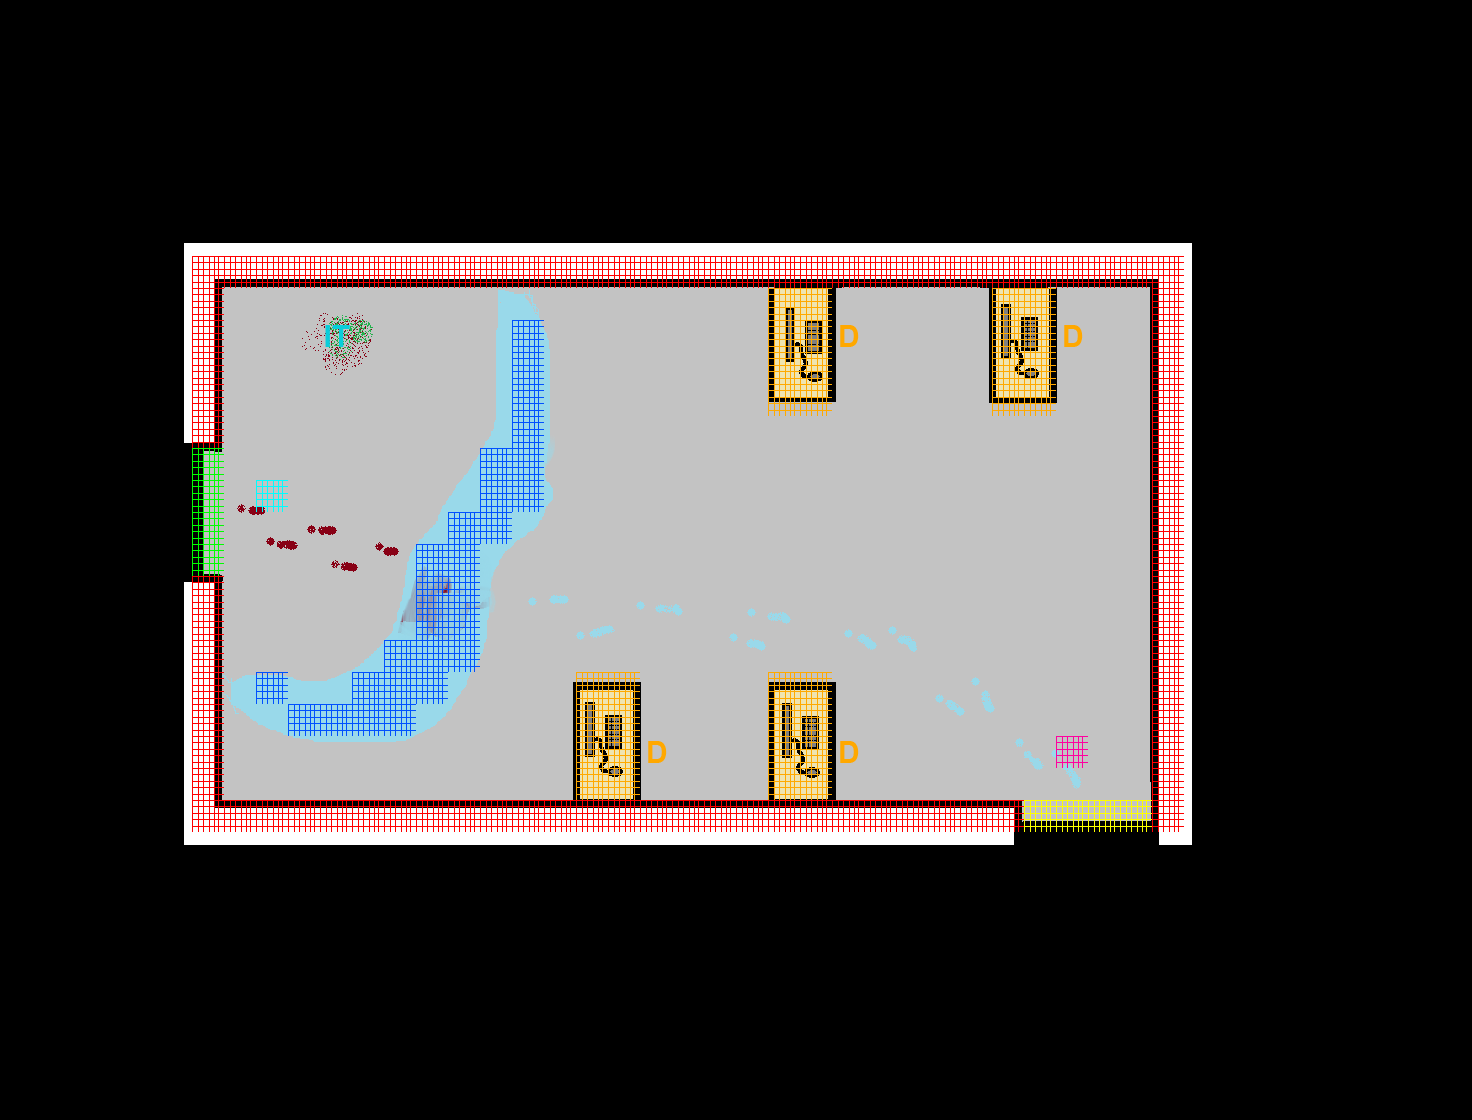

Rendered tile map (Tiled .tmx) drawn with the repository's tilesets; below, a short description and the map source with its tile grids summarised:
An orthogonal 46x35 tile map with 32x32 px tiles, 1 tile layer (meta), 2 hidden layers not drawn, 3 tilesets, 2 image layers.

<map version="1.0" orientation="orthogonal" renderorder="right-down" width="46" height="35" tilewidth="32" tileheight="32" nextobjectid="1">
 <tileset firstgid="1" name="mesh" tilewidth="32" tileheight="32">
  <tile id="0">
   <properties>
    <property name="collision_zombie" value="true" />
    <property name="water" value="true" />
   </properties>
   <image width="32" height="32" source="../Tiles/mesh_blue.png" />
  </tile>
  <tile id="1">
   <properties>
    <property name="collision_zombie" value="true" />
    <property name="door" value="0" />
   </properties>
   <image width="32" height="32" source="../Tiles/mesh_green.png" />
  </tile>
  <tile id="2">
   <properties>
    <property name="collision_zombie" value="true" />
    <property name="sneak" value="true" />
   </properties>
   <image width="32" height="32" source="../Tiles/mesh_orange.png" />
  </tile>
  <tile id="3">
   <properties>
    <property name="collision_player" value="true" />
   </properties>
   <image width="32" height="32" source="../Tiles/mesh_purple.png" />
  </tile>
  <tile id="4">
   <properties>
    <property name="collision_all" value="true" />
    <property name="collision_zombie" value="true" />
   </properties>
   <image width="32" height="32" source="../Tiles/mesh_red.png" />
  </tile>
  <tile id="5">
   <properties>
    <property name="collision_zombie" value="true" />
    <property name="door" value="2" />
   </properties>
   <image width="32" height="32" source="../Tiles/mesh_yellow.png" />
  </tile>
  <tile id="6">
   <properties>
    <property name="player_spawn" value="true" />
   </properties>
   <image width="32" height="32" source="../Tiles/mesh_teal.png" />
  </tile>
  <tile id="7">
   <properties>
    <property name="player_return" value="true" />
   </properties>
   <image width="32" height="32" source="../Tiles/mesh_pink.png" />
  </tile>
  <tile id="8">
   <properties>
    <property name="zombie_spawn" value="BOSS" />
   </properties>
   <image width="32" height="32" source="../Tiles/zombie_boss.png" />
  </tile>
  <tile id="9">
   <properties>
    <property name="zombie_spawn" value="DATA" />
   </properties>
   <image width="32" height="32" source="../Tiles/zombie_d.png" />
  </tile>
  <tile id="10">
   <properties>
    <property name="zombie_spawn" value="ECON" />
   </properties>
   <image width="32" height="32" source="../Tiles/zombie_i.png" />
  </tile>
  <tile id="11">
   <properties>
    <property name="zombie_spawn" value="IT" />
   </properties>
   <image width="32" height="32" source="../Tiles/zombie_it.png" />
  </tile>
  <tile id="12">
   <properties>
    <property name="zombie_spawn" value="ZETA" />
   </properties>
   <image width="32" height="32" source="../Tiles/zombie_z.png" />
  </tile>
  <tile id="13">
   <properties>
    <property name="potion" value="HEALTH" />
   </properties>
   <image width="32" height="32" source="../Tiles/healthpotion.png" />
  </tile>
  <tile id="14">
   <properties>
    <property name="potion" value="SPEED" />
   </properties>
   <image width="32" height="32" source="../Tiles/speedpotion.png" />
  </tile>
  <tile id="15">
   <properties>
    <property name="book" value="1" />
   </properties>
   <image width="32" height="32" source="../Tiles/book1.png" />
  </tile>
  <tile id="16">
   <properties>
    <property name="book" value="2" />
   </properties>
   <image width="32" height="32" source="../Tiles/book2.png" />
  </tile>
  <tile id="17">
   <properties>
    <property name="book" value="3" />
   </properties>
   <image width="32" height="32" source="../Tiles/book3.png" />
  </tile>
  <tile id="18">
   <properties>
    <property name="book" value="4" />
   </properties>
   <image width="32" height="32" source="../Tiles/book4.png" />
  </tile>
  <tile id="19">
   <properties>
    <property name="zombie_spawn" value="BASIC" />
   </properties>
   <image width="32" height="32" source="../Tiles/zombie_normal.png" />
  </tile>
 </tileset>
 <tileset firstgid="21" name="map" tilewidth="1600" tileheight="800">
  <tile id="0">
   <image width="1600" height="800" source="Test_world_2_bottom.png" />
  </tile>
 </tileset>
 <tileset firstgid="22" name="sd" tilewidth="1" tileheight="1" />
 <imagelayer name="bottom">
  <image source="level_2_room_2_bottom.png" />
 </imagelayer>
 <imagelayer name="middle">
  <image source="level_2_room_2_middle.png" />
 </imagelayer>
 <imagelayer name="middle_dark" visible="0">
  <image source="level_2_room_2_middle_dark.png" />
 </imagelayer>
 <imagelayer name="top" visible="0">
  <image source="level_2_room_2_top.png" />
 </imagelayer>
 <layer name="meta" width="46" height="35">
  <properties>
   <property name="level" value="2" />
  </properties>
  <data>[1610 cells, 160 non-empty, 9 distinct tile ids]</data>
 </layer>
</map>
